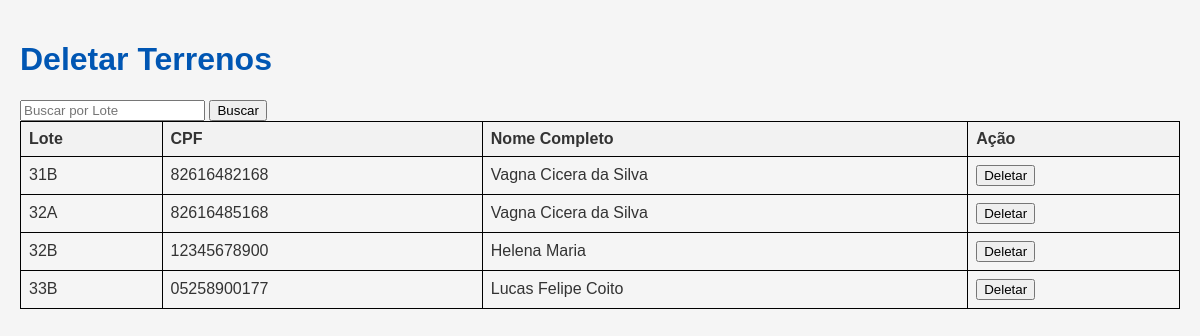
Screenshot of /admin/deletar_terreno (signed in) with the database file from the repository.
### modelos.py (models this page shows)
class Terreno(db.Model):
    id = db.Column(db.Integer, primary_key=True)
    lote = db.Column(db.String(50), unique=True, nullable=False)
    cpf = db.Column(db.String(11), nullable=False)
    nome_completo = db.Column(db.String(100), nullable=False)

### acepraf.py (the view)
@app.route('/admin/deletar_terreno', methods=['GET', 'POST'])
@login_required
def listar_terrenos_para_deletar():
    busca = request.form.get('busca')
    if busca:
        terrenos = Terreno.query.filter(Terreno.lote.contains(busca)).order_by(Terreno.lote).all()
    else:
        terrenos = Terreno.query.order_by(Terreno.lote).all()
    return render_template('deletar_terrenos.html', terrenos=terrenos)

### acepraf.py (called while the page is built)
@login_manager.user_loader
def load_user(user_id):
    return Usuario.query.get(int(user_id))

### templates/deletar_terrenos.html (shortened to what this page needs)
<!DOCTYPE html>
<html lang="pt-br">
<head>
    <link rel="stylesheet" href="{{ url_for('static', filename='css/estilo.css') }}">
</head>
<body>
    <h1>Deletar Terrenos</h1>
    <form method="POST" action="{{ url_for('listar_terrenos_para_deletar') }}">
        <input type="text" name="busca" placeholder="Buscar por Lote">
        <button type="submit">Buscar</button>
    </form>
    <table>
        <tr>
            <th>Lote</th>
            <th>CPF</th>
            <th>Nome Completo</th>
            <th>Ação</th>
        </tr>
        {% for terreno in terrenos %}
        <tr>
            <td>{{ terreno.lote }}</td>
            <td>{{ terreno.cpf }}</td>
            <td>{{ terreno.nome_completo }}</td>
            <td>
                <form action="{{ url_for('deletar_terreno', id=terreno.id) }}" method="post">
                    <button type="submit">Deletar</button>
                </form>
            </td>
        </tr>
        {% endfor %}
    </table>
</body>
</html>

### static/estilo.css (style rules this page uses)
body { font-family: Arial, sans-serif; background-color: #f5f5f5; color: #333; margin: 0; padding: 20px; }
h1 { color: #0056b3; }
table { width: 100%; border-collapse: collapse; margin-bottom: 20px; border: 1px solid #000000; }
table, th, td { border: 1px solid #000000; }
th, td { padding: 8px; text-align: left; }
th { background-color: #f2f2f2; }

### rows the page displays
Terreno: lote "31B", cpf "82616482168", nome_completo "Vagna Cicera da Silva"
Terreno: lote "32A", cpf "82616485168", nome_completo "Vagna Cicera da Silva"
Terreno: lote "32B", cpf "12345678900", nome_completo "Helena Maria"
Terreno: lote "33B", cpf "05258900177", nome_completo "Lucas Felipe Coito"
